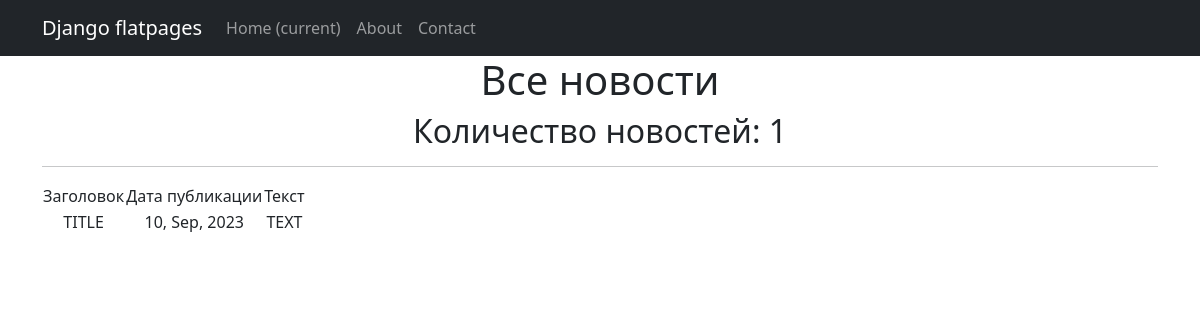
The page /news/ on the database as committed earlier.
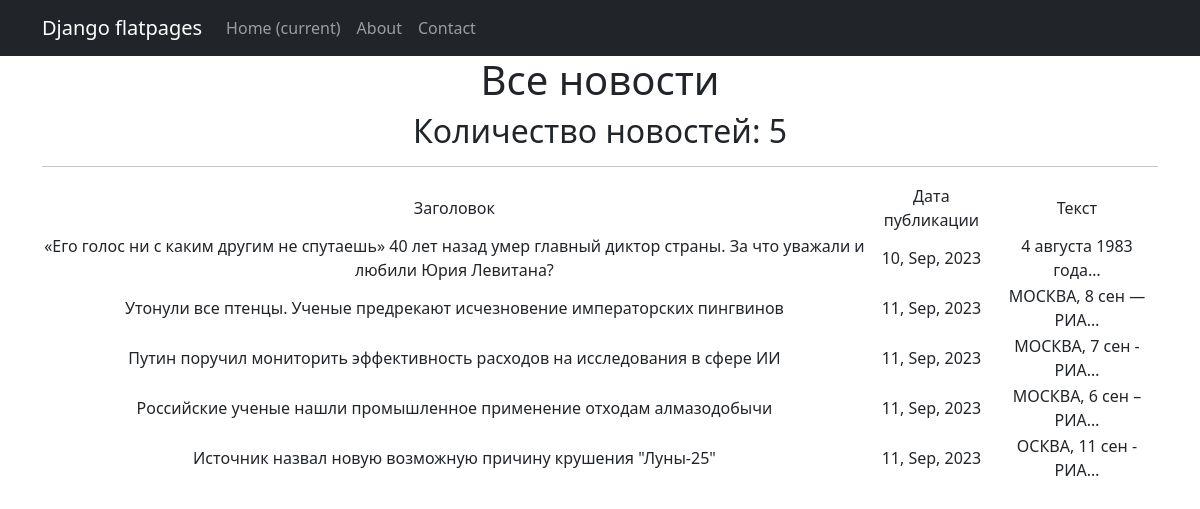
The same page on the database as committed later.
### news/models.py (models this page shows, shortened)
class Post(models.Model):
    author = models.ForeignKey(Author, on_delete=models.CASCADE)
    NEWS = 'NW'
    ARTICLE = 'AR'
    CATEGORY_CHOICES = (
        (NEWS, 'Новость'),
        (ARTICLE, 'Статья'),
    )
    category_type = models.CharField(max_length=2, choices=CATEGORY_CHOICES, default=ARTICLE)
    dataCreation = models.DateTimeField(auto_now_add=True)
    postCategory = models.ManyToManyField(Category, through='PostCategory')
    title = models.CharField(max_length=128)
    text = models.TextField()
    rating = models.SmallIntegerField(default=0)

### news/views.py (the view)
# urls.py: path('', PostList.as_view()),
class PostList(ListView):
    model = Post
    queryset = Post.objects.filter(
        category_type='NW'
    ).order_by('id')
    template_name = 'news.html'
    context_object_name = 'news'
    def get_context_data(self, **kwargs):
        context = super().get_context_data(**kwargs)
        context['next_sale'] = None
        return context

### news/templatetags/censor.py (called while the page is built)
@register.filter()
def censor(text):
    if not isinstance(text, str):
        raise StrException
    else:
        t = text.split(' ')
        for i, b in enumerate(t):
            if b in BAD_WORDS:
                t[i] = b[0] + '*' * int(len(b) - 1)
        return ' '.join(t)

### templates/news.html (shortened to what this page needs)
{% extends 'flatpages/default.html' %}
{% load censor %}
{% block content %}
   <h1>Все новости</h1>
   <h2>Количество новостей: {{ news|length }}</h2>
   <hr>
   {% if news %}
       <table>
           <tr>
               <td>Заголовок</td>
               <td>Дата публикации</td>
               <td>Текст</td>
           </tr>
           {% for n in news %}
           <tr>
               <td>{{ n.title|censor }}</td>
               <td>{{ n.dataCreation|date:'d, M, Y' }}</td>
               <td>{{ n.text|truncatechars:20 }}</td>
           </tr>
           {% endfor %}
       </table>
   {% else %}
       <h2>Новости отсутстуют!</h2>
   {% endif %}
{% endblock content %}

### templates/flatpages/default.html (shortened to what this page needs)
<!DOCTYPE html>
<html lang="en">
    <head>
        {% load static %}
        <link href="css/styles.css" rel="stylesheet" />
        <link href="{% static 'css/styles.css' %}" rel="stylesheet" />
    </head>
    <body>
    <nav class="navbar navbar-expand-lg navbar-dark bg-dark static-top">
       <div class="container">
           <a class="navbar-brand" href="#">Django flatpages</a>
           <div class="collapse navbar-collapse" id="navbarResponsive">
               <ul class="navbar-nav ml-auto">
                   <li class="nav-item active">
                       <a class="nav-link" href="#">Home
                           <span class="sr-only">(current)</span>
                       </a>
                   </li>
                   <li class="nav-item">
                       <a class="nav-link" href="/about/">About</a>
                   </li>
                   <li class="nav-item">
                       <a class="nav-link" href="/contacts/">Contact</a>
                   </li>
               </ul>
           </div>
       </div>
    </nav>
        <div class="container">
            <div class="row">
                <div class="col-lg-12 text-center">
                    {% block content %}{% endblock content %}
                </div>
            </div>
        </div>
    </body>
</html>

Rows that differ between the two databases and show on the page:
changed Post: title|censor "TITLE" → "«Его голос ни с каким другим не спутаешь» 40 лет назад умер главный диктор страны. За что уважали и любили Юрия Левитана?"; text "TEXT" → "4 августа 1983 года…"
added Post: title|censor "Утонули все птенцы. Ученые предрекают исчезновение императорских пингвинов", dataCreation "11, Sep, 2023", text "МОСКВА, 8 сен — РИА…"
added Post: title|censor "Путин поручил мониторить эффективность расходов на исследования в сфере ИИ", dataCreation "11, Sep, 2023", text "МОСКВА, 7 сен - РИА…"
added Post: title|censor "Российские ученые нашли промышленное применение отходам алмазодобычи", dataCreation "11, Sep, 2023", text "МОСКВА, 6 сен – РИА…"
added Post: title|censor "Источник назвал новую возможную причину крушения \"Луны-25\"", dataCreation "11, Sep, 2023", text "ОСКВА, 11 сен - РИА…"
Other text that changed with them:
{{ news|length }}: "1" → "5"
